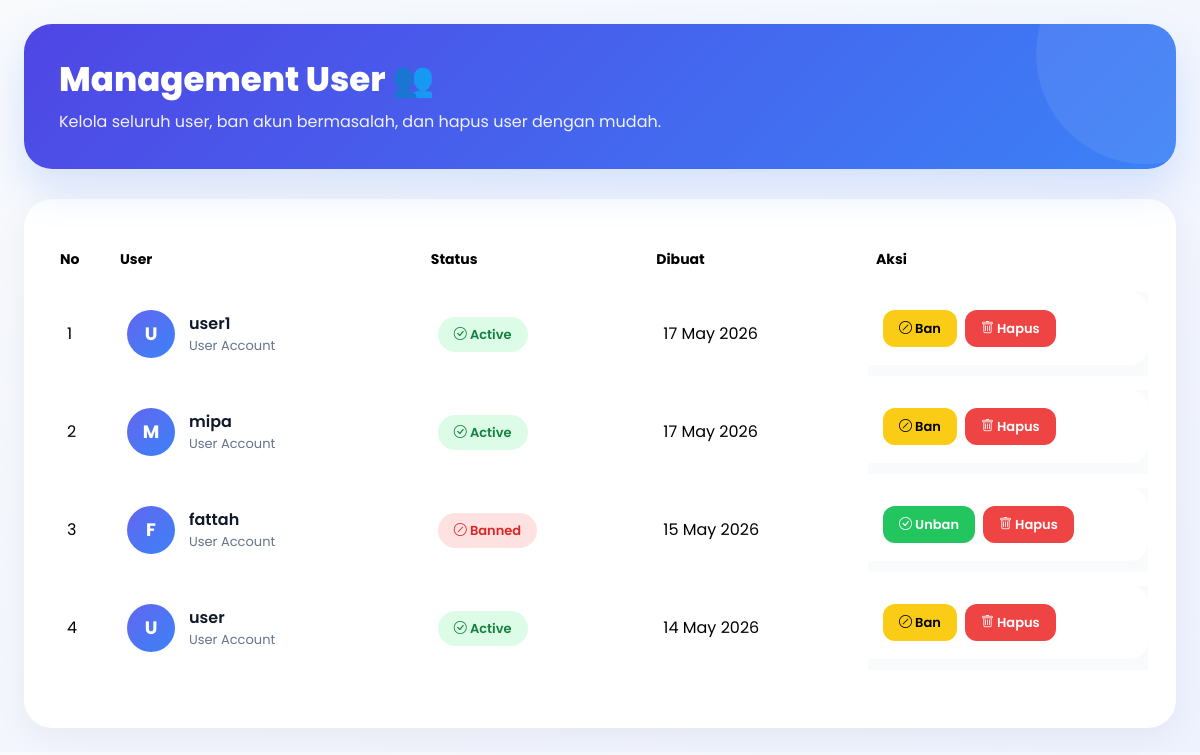
The page /admin/manage-user.php on the database its author committed.
### tables this page shows
CREATE TABLE `users` (
  `id` int(11) NOT NULL,
  `username` varchar(100) NOT NULL,
  `password` varchar(255) NOT NULL,
  `role` enum('admin','user') DEFAULT 'user',
  `bio` text DEFAULT NULL,
  `profile_picture` varchar(255) DEFAULT 'default.png',
  `banned_until` datetime DEFAULT NULL,
  `ban_reason` text DEFAULT NULL,
  `created_at` timestamp NOT NULL DEFAULT current_timestamp()
);

### admin/manage-user.php (the view, shortened to what this page needs)
<?php
include 'koneksi.php';
$query = mysqli_query($conn, "
    SELECT *
    FROM users
    WHERE role='user'
    ORDER BY id DESC
");
?>
<!DOCTYPE html>
<html lang="id">
<head>
    <link
        href="https://cdn.jsdelivr.net/npm/bootstrap@5.3.3/dist/css/bootstrap.min.css"
        rel="stylesheet">
    <link
        rel="stylesheet"
        href="https://cdn.jsdelivr.net/npm/bootstrap-icons@1.11.3/font/bootstrap-icons.min.css">
</head>
<body>
    <div class="container-fluid py-4 px-4">
        <div class="page-header">
            <h3>
                Management User 👥
            </h3>
            <p>
                Kelola seluruh user, ban akun bermasalah, dan hapus user dengan mudah.
            </p>
        </div>
        <div class="table-box">
            <div class="table-responsive">
                <table class="table align-middle w-100">
                    <thead>
                        <tr>
                            <th width="60">
                                No
                            </th>
                            <th>
                                User
                            </th>
                            <th>
                                Status
                            </th>
                            <th>
                                Dibuat
                            </th>
                            <th width="280">
                                Aksi
                            </th>
                        </tr>
                    </thead>
                    <tbody>
                        <?php
                        $no = 1;
                        while ($data = mysqli_fetch_assoc($query)) :
                        ?>
                            <tr>
                                <td>
                                    <?= $no++; ?>
                                </td>
                                <td>
                                    <div class="user-box">
                                        <div class="avatar">
                                            <?= strtoupper(substr($data['username'], 0, 1)); ?>
                                        </div>
                                        <div>
                                            <div class="username">
                                                <?= htmlspecialchars($data['username']); ?>
                                            </div>
                                            <div class="user-email">
                                                User Account
                                            </div>
                                        </div>
                                    </div>
                                </td>
                                <td>
                                    <?php
                                    if (
                                        !empty($data['banned_until']) &&
                                        strtotime($data['banned_until']) > time()
                                    ) :
                                    ?>
                                        <span class="badge-banned">
                                            <i class="bi bi-slash-circle"></i>
                                            Banned
                                        </span>
                                    <?php else : ?>
                                        <span class="badge-active">
                                            <i class="bi bi-check-circle"></i>
                                            Active
                                        </span>
                                    <?php endif; ?>
                                </td>
                                <td>
                                    <?= date('d M Y', strtotime($data['created_at'])); ?>
                                </td>
                                <td class="d-flex gap-2 flex-wrap">
                                    <?php
                                    $is_banned = (
                                        !empty($data['banned_until']) &&
                                        strtotime($data['banned_until']) > time()
                                    );
                                    ?>
                                    <?php if (!$is_banned) : ?>
                                        <button
                                            type="button"
                                            class="btn btn-modern btn-ban btn-sm open-ban-modal"
                                            data-id="<?= $data['id']; ?>"
                                            data-username="<?= htmlspecialchars($data['username']); ?>"
                                            data-bs-toggle="modal"
                                            data-bs-target="#banModal">
                                            <i class="bi bi-slash-circle"></i>
                                            Ban
                                        </button>
                                    <?php else : ?>
                                        <a
                                            href="?menu=user&unban=<?= $data['id']; ?>"
                                            class="btn btn-modern btn-unban btn-sm"
                                            onclick="return confirm('Yakin ingin membuka ban user ini?')">
                                            <i class="bi bi-check-circle"></i>
                                            Unban
                                        </a>
                                    <?php endif; ?>
                                    <a
                                        href="?menu=user&hapus=<?= $data['id']; ?>"
                                        class="btn btn-modern btn-delete btn-sm"
                                        onclick="return confirm('Yakin ingin menghapus user ini?')">
                                        <i class="bi bi-trash"></i>
                                        Hapus
                                    </a>
                                </td>
                            </tr>
                        <?php endwhile; ?>
                    </tbody>
                </table>
            </div>
        </div>
    </div>
</body>
</html>

### admin/manage-user.php (style rules this page uses)
body { background: linear-gradient(to bottom right, #f8fafc, #eef2ff); font-family: 'Poppins', sans-serif; }
.page-header { background: linear-gradient(135deg, #4f46e5, #3b82f6); border-radius: 28px; padding: 35px; color: white; position: relative; overflow: hidden; margin-bottom: 30px; box-shadow: 0 20px 40px rgba(59, 130, 246, .18); }
.page-header::before { content: ''; position: absolute; width: 220px; height: 220px; border-radius: 50%; background: rgba(255, 255, 255, .08); top: -80px; right: -80px; }
.page-header h3 { font-weight: 800; font-size: 34px; margin-bottom: 10px; position: relative; z-index: 2; }
.page-header p { margin: 0; opacity: .92; position: relative; z-index: 2; }
.table-box { background: white; border-radius: 28px; padding: 28px; box-shadow: 0 10px 35px rgba(0, 0, 0, .05); }
table { border-collapse: separate; border-spacing: 0 14px; }
table thead th { border: none !important; color: #64748b; font-size: 14px; font-weight: 700; }
table tbody tr { background: #f8fafc; transition: .3s ease; }
table tbody td { border: none !important; padding: 18px 15px !important; vertical-align: middle; }
table tbody tr td:first-child { border-top-left-radius: 18px; border-bottom-left-radius: 18px; }
table tbody tr td:last-child { border-top-right-radius: 18px; border-bottom-right-radius: 18px; }
.user-box { display: flex; align-items: center; gap: 14px; }
.avatar { width: 48px; height: 48px; border-radius: 50%; background: linear-gradient(135deg, #6366f1, #3b82f6); display: flex; align-items: center; justify-content: center; color: white; font-weight: 700; font-size: 18px; flex-shrink: 0; }
.username { font-weight: 600; color: #0f172a; }
.user-email { font-size: 13px; color: #64748b; }
.badge-active { background: #dcfce7; color: #15803d; padding: 8px 16px; border-radius: 50px; font-size: 13px; font-weight: 600; }
.badge-banned { background: #fee2e2; color: #dc2626; padding: 8px 16px; border-radius: 50px; font-size: 13px; font-weight: 600; }
.btn-modern { border: none; border-radius: 12px; padding: 9px 16px; font-size: 13px; font-weight: 600; transition: .25s; }
.btn-ban { background: #facc15; color: #000; }
.btn-unban { background: #22c55e; color: white; }
.btn-delete { background: #ef4444; color: white; }

### rows shown on the page
users: username "U", username "user1", shows "Active", created_at "17 May 2026"
users: username "M", username "mipa", shows "Active", created_at "17 May 2026"
users: username "F", username "fattah", shows "Banned", created_at "15 May 2026"
users: username "U", username "user", shows "Active", created_at "14 May 2026"
